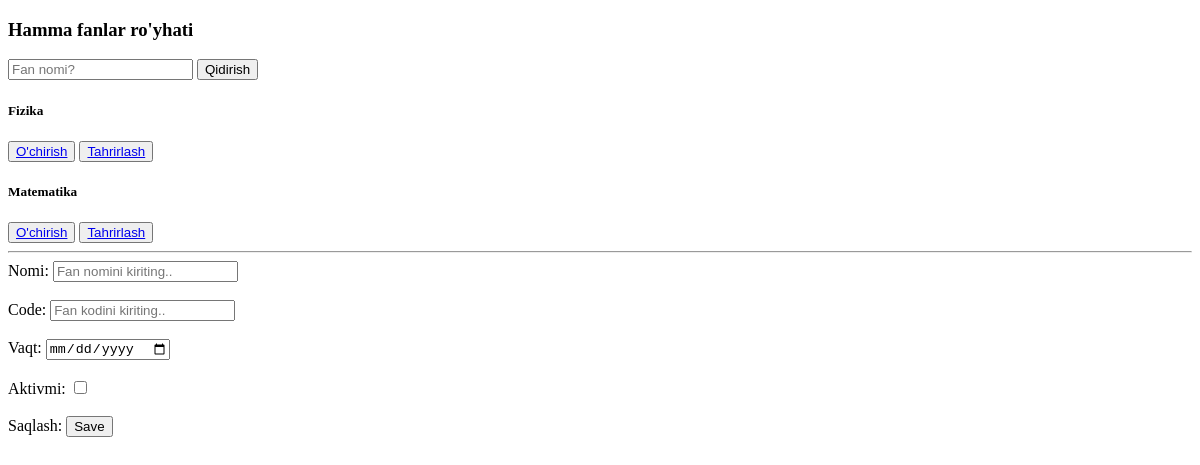
Before: /fanlar/ with the older database file.
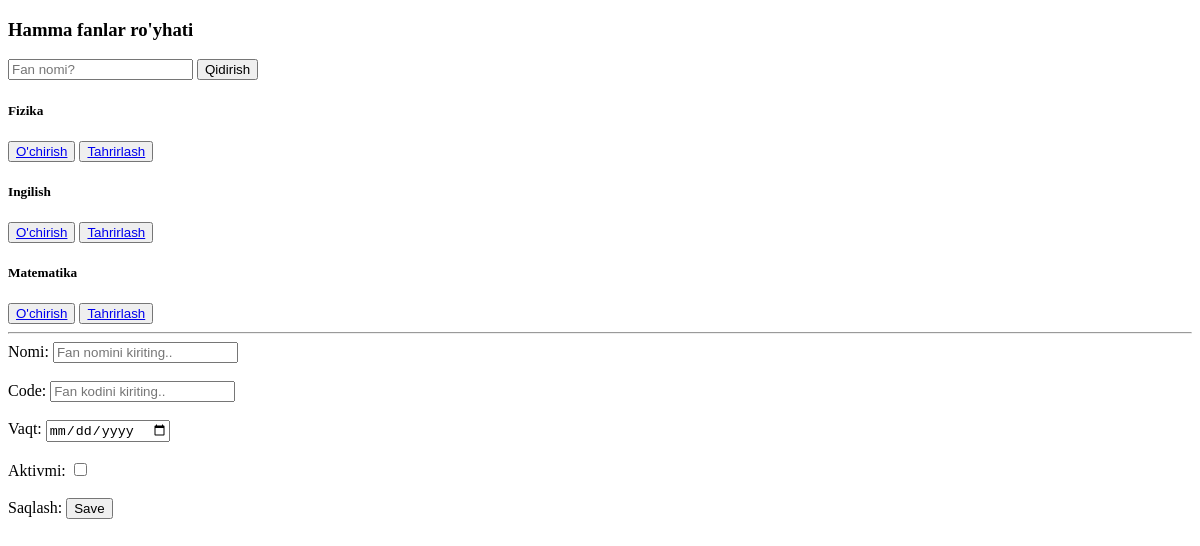
After: the same page with the newer database file.
### App/models.py (models this page shows)
class Fan(models.Model):
    nom = models.CharField(max_length=30)
    cod = models.PositiveSmallIntegerField(default=0)
    vaqt = models.DateField(max_length=30)
    is_active = models.BooleanField()
    def __str__(self):
        return self.nom

### App/views.py (the view, shortened to what this page needs)
# urls.py: path('fanlar/', fan),
def fan(request):
    soz = request.GET.get("qidirish")
    if soz==None or soz=="":
        m = Fan.objects.filter().order_by('nom')
    else:
        m = Fan.objects.filter(nom=soz)
    return render(request, "Fan.html", {'Fanlar':m})

### templates/Fan.html (shortened to what this page needs)
<!DOCTYPE html>
<html lang="en">
<head>
</head>
<body>
<H3>Hamma fanlar  ro'yhati</H3>
<form>
    <input name="qidirish" placeholder="Fan nomi?">
    <button>Qidirish</button>
</form>
{%for i in Fanlar%}
    <h5>{{i}}</h5>
    <button><a href="/fan/{{i.id}}/">O'chirish</a></button>
    <button><a href="/fan-t/{{i.id}}/">Tahrirlash</a></button>
{%endfor%}
<br>
<hr>
<form method="POST"  action="/fanlar/"> {%csrf_token%}
    <label>Nomi:</label>
    <input type="text" name="n" placeholder="Fan nomini kiriting.."><br><br>
    <label>Code:</label>
    <input type="number" name="c" placeholder="Fan kodini kiriting.."><br><br>
    <label>Vaqt:</label>
    <input type="date" name="v" placeholder="Vaqtni tanlang.."><br><br>
    <label>Aktivmi:</label>
    <input type="checkbox" name="a"><br><br>
    <label>Saqlash:</label>
    <button type="submit">Save</button>
</form>
</body>
</html>

Changed rows visible on the page:
added Fan: nom "Ingilish"
